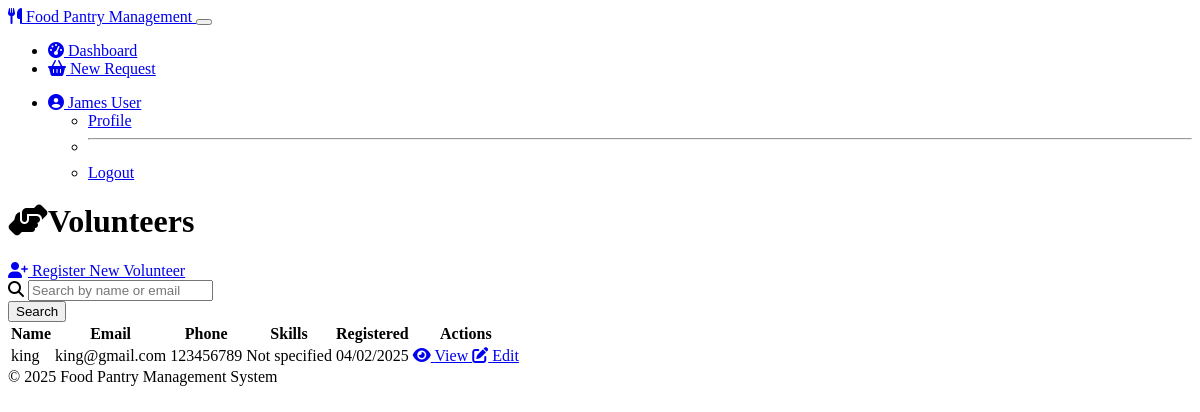
The page /volunteers (signed in) on the database its author committed.
### models.py (models this page shows, shortened)
class User(UserMixin, db.Model):
    __tablename__ = 'user'  # Explicitly set the table name
    id = db.Column(db.Integer, primary_key=True)
    username = db.Column(db.String(64), unique=True, nullable=False)
    email = db.Column(db.String(120), unique=True, nullable=False)
    password_hash = db.Column(db.String(256), nullable=False)
    role = db.Column(db.String(20), nullable=False)
    full_name = db.Column(db.String(100))
    phone = db.Column(db.String(20))
    created_at = db.Column(db.DateTime, default=datetime.utcnow)
    password_reset_required = db.Column(db.Boolean, default=False)
    failed_login_attempts = db.Column(db.Integer, default=0)
    lockout_until = db.Column(db.DateTime, nullable=True)
    otp_secret = db.Column(db.String(32), nullable=True)
    otp_enabled = db.Column(db.Boolean, default=False)
    otp_verified = db.Column(db.Boolean, default=False)
    client_info = db.relationship('Client', backref='user', uselist=False, cascade='all, delete-orphan')
    volunteer_info = db.relationship('Volunteer', backref='user', uselist=False, cascade='all, delete-orphan')
    def is_admin(self):
        return self.role == 'admin'
    def is_staff(self):
        return self.role == 'staff'
    def is_volunteer(self):
        return self.role == 'volunteer'
    def is_client(self):
        return self.role == 'client'

class Volunteer(db.Model):
    __tablename__ = 'volunteer'  # Explicitly set the table name
    id = db.Column(db.Integer, primary_key=True)
    user_id = db.Column(db.Integer, db.ForeignKey('user.id'), nullable=False)
    skills = db.Column(db.Text, nullable=True)
    availability = db.Column(db.Text, nullable=True)
    created_at = db.Column(db.DateTime, default=datetime.utcnow)
    updated_at = db.Column(db.DateTime, default=datetime.utcnow, onupdate=datetime.utcnow)
    schedule_entries = db.relationship('ScheduleEntry', backref='volunteer', cascade='all, delete-orphan')

### routes.py (the view)
    @app.route('/volunteers')
    @login_required
    @role_required('admin', 'staff')
    def volunteers_index():
        search_query = request.args.get('query', '')
        if search_query:
            volunteers = Volunteer.query.join(User).filter(
                (User.full_name.ilike(f'%{search_query}%')) |
                (User.email.ilike(f'%{search_query}%'))
            ).all()
        else:
            volunteers = Volunteer.query.all()
        return render_template('volunteers/index.html', volunteers=volunteers, search_query=search_query)

### helpers.py (called while the page is built)
def role_required(*roles):
    def decorator(f):
        @wraps(f)
        def decorated_function(*args, **kwargs):
            if not current_user.is_authenticated:
                flash('Please log in to access this page.', 'warning')
                return redirect(url_for('login'))
            if current_user.role not in roles and 'admin' not in roles:
                flash('You do not have permission to access this page.', 'danger')
                return redirect(url_for('dashboard'))
            return f(*args, **kwargs)
        return decorated_function
    return decorator

### models.py (called while the page is built)
@login_manager.user_loader
def load_user(user_id):
    return User.query.get(int(user_id))

### templates/volunteers/index.html (shortened to what this page needs)
{% extends 'base.html' %}
{% block content %}
<div class="container">
    <div class="d-flex justify-content-between align-items-center mb-4">
        <h1><i class="fas fa-hands-helping me-2"></i>Volunteers</h1>
        <a href="{{ url_for('user_add') }}?role=volunteer" class="btn btn-primary">
            <i class="fas fa-user-plus me-1"></i> Register New Volunteer
        </a>
    </div>
    <div class="card mb-4">
        <div class="card-body">
            <form method="GET" action="{{ url_for('volunteers_index') }}" class="row g-3">
                <div class="col-md-10">
                    <div class="input-group">
                        <span class="input-group-text"><i class="fas fa-search"></i></span>
                        <input type="text" name="query" class="form-control" placeholder="Search by name or email" value="{{ search_query }}">
                    </div>
                </div>
                <div class="col-md-2">
                    <button type="submit" class="btn btn-primary w-100">Search</button>
                </div>
            </form>
        </div>
    </div>
    {% if volunteers %}
    <div class="card">
        <div class="card-body">
            <div class="table-responsive">
                <table class="table table-hover">
                    <thead>
                        <tr>
                            <th>Name</th>
                            <th>Email</th>
                            <th>Phone</th>
                            <th>Skills</th>
                            <th>Registered</th>
                            <th>Actions</th>
                        </tr>
                    </thead>
                    <tbody>
                        {% for volunteer in volunteers %}
                        <tr>
                            <td>{{ volunteer.user.full_name if volunteer.user else 'Unknown' }}</td>
                            <td>{{ volunteer.user.email if volunteer.user else 'Unknown' }}</td>
                            <td>{{ volunteer.user.phone if volunteer.user and volunteer.user.phone else 'Not provided' }}</td>
                            <td>
                                {% if volunteer.skills %}
                                <span data-bs-toggle="tooltip" data-bs-placement="top" title="{{ volunteer.skills }}">
                                    {{ volunteer.skills[:30] }}{% if volunteer.skills|length > 30 %}...{% endif %}
                                </span>
                                {% else %}
                                Not specified
                                {% endif %}
                            </td>
                            <td>{{ volunteer.created_at.strftime('%m/%d/%Y') }}</td>
                            <td>
                                <div class="btn-group" role="group">
                                    <a href="{{ url_for('volunteer_view', volunteer_id=volunteer.id) }}" class="btn btn-sm btn-outline-primary">
                                        <i class="fas fa-eye"></i> View
                                    </a>
                                    <a href="{{ url_for('volunteer_edit', volunteer_id=volunteer.id) }}" class="btn btn-sm btn-outline-secondary">
                                        <i class="fas fa-edit"></i> Edit
                                    </a>
                                </div>
                            </td>
                        </tr>
                        {% endfor %}
                    </tbody>
                </table>
            </div>
        </div>
    </div>
    {% else %}
    <div class="alert alert-info">
        <i class="fas fa-info-circle me-2"></i> No volunteers found. {% if search_query %}Try a different search term.{% endif %}
    </div>
    {% endif %}
</div>
{% endblock %}

### templates/base.html (shortened to what this page needs)
<!DOCTYPE html>
<html lang="en" data-bs-theme="dark">
<head>
    <link rel="stylesheet" href="https://cdn.replit.com/agent/bootstrap-agent-dark-theme.min.css">
    <link rel="stylesheet" href="https://cdnjs.cloudflare.com/ajax/libs/font-awesome/6.4.0/css/all.min.css">
    <link rel="stylesheet" href="{{ url_for('static', filename='css/custom.css') }}">
</head>
<body>
    <nav class="navbar navbar-expand-lg navbar-dark bg-dark">
        <div class="container">
            <a class="navbar-brand" href="{{ url_for('index') }}">
                <i class="fas fa-utensils me-2"></i>
                Food Pantry Management
            </a>
            <button class="navbar-toggler" type="button" data-bs-toggle="collapse" data-bs-target="#navbarNav" aria-controls="navbarNav" aria-expanded="false" aria-label="Toggle navigation">
            </button>
            <div class="collapse navbar-collapse" id="navbarNav">
                <ul class="navbar-nav me-auto">
                    {% if current_user.is_authenticated %}
                    <li class="nav-item">
                        <a class="nav-link" href="{{ url_for('dashboard') }}">
                            <i class="fas fa-tachometer-alt me-1"></i> Dashboard
                        </a>
                    </li>
                    {% if current_user.is_client() %}
                    <li class="nav-item">
                        <a class="nav-link" href="{{ url_for('request_add') }}">
                            <i class="fas fa-shopping-basket me-1"></i> New Request
                        </a>
                    </li>
                    {% endif %}
                    {% endif %}
                </ul>
                <ul class="navbar-nav ms-auto">
                    {% if current_user.is_authenticated %}
                    <li class="nav-item dropdown">
                        <a class="nav-link dropdown-toggle" href="#" id="userDropdown" role="button" data-bs-toggle="dropdown" aria-expanded="false">
                            <i class="fas fa-user-circle me-1"></i> {{ current_user.username }}
                            {% if current_user.is_admin() %}
                            <span class="badge bg-danger">Admin</span>
                            {% elif current_user.is_staff() %}
                            <span class="badge bg-primary">Staff</span>
                            {% elif current_user.is_volunteer() %}
                            <span class="badge bg-success">Volunteer</span>
                            {% elif current_user.is_client() %}
                            <span class="badge bg-info">User</span>
                            {% endif %}
                        </a>
                        <ul class="dropdown-menu dropdown-menu-end" aria-labelledby="userDropdown">
                            <li><a class="dropdown-item" href="{{ url_for('profile') }}">Profile</a></li>
                            <li><hr class="dropdown-divider"></li>
                            <li><a class="dropdown-item" href="{{ url_for('logout') }}">Logout</a></li>
                        </ul>
                    </li>
                    {% endif %}
                </ul>
            </div>
        </div>
    </nav>
    <main class="container mt-4 mb-5">
        {% block content %}{% endblock %}
    </main>
    <footer class="footer mt-auto py-3 bg-dark">
        <div class="container text-center">
            <span class="text-muted">&copy; 2025 Food Pantry Management System</span>
        </div>
    </footer>
</body>
</html>

### rows shown on the page
User: username "James"
Volunteer: user "king", user "king@gmail.com", user "123456789", shows "Not specified", created_at "04/02/2025"
